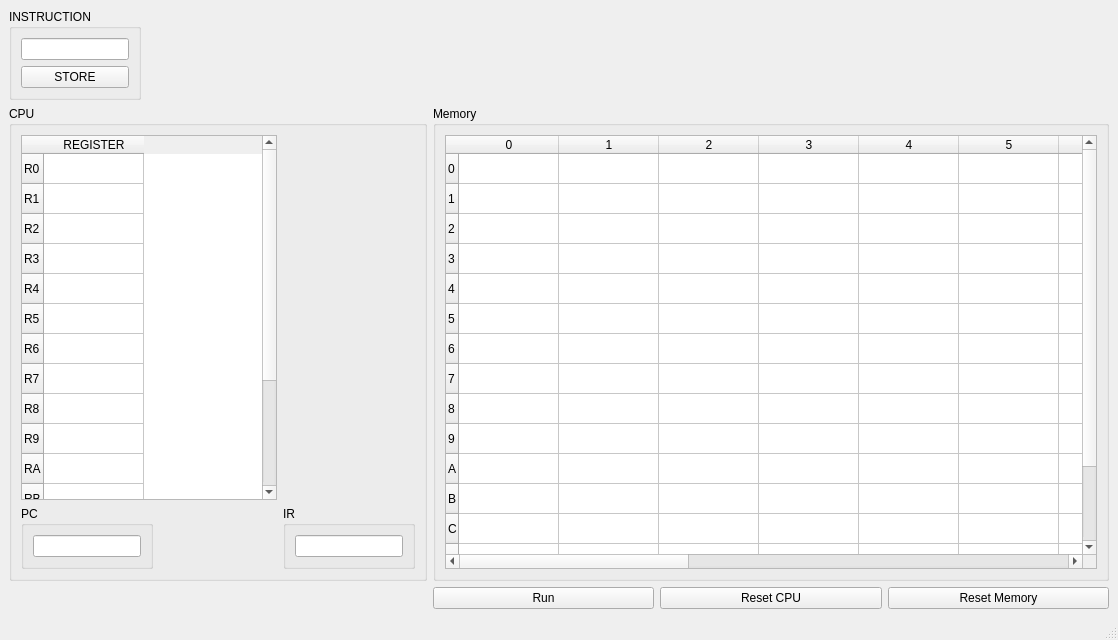
<?xml version="1.0" encoding="UTF-8"?>
<ui version="4.0">
 <class>MainWindow</class>
 <widget class="QMainWindow" name="MainWindow">
  <property name="geometry">
   <rect>
    <x>0</x>
    <y>0</y>
    <width>1118</width>
    <height>640</height>
   </rect>
  </property>
  <property name="windowTitle">
   <string>MainWindow</string>
  </property>
  <widget class="QWidget" name="centralwidget">
   <layout class="QGridLayout" name="gridLayout">
    <item row="1" column="0">
     <widget class="QGroupBox" name="CPU">
      <property name="title">
       <string>CPU</string>
      </property>
      <layout class="QGridLayout" name="gridLayout_2">
       <item row="1" column="2">
        <widget class="QGroupBox" name="groupBox_3">
         <property name="sizePolicy">
          <sizepolicy hsizetype="Fixed" vsizetype="Fixed">
           <horstretch>0</horstretch>
           <verstretch>0</verstretch>
          </sizepolicy>
         </property>
         <property name="title">
          <string>PC</string>
         </property>
         <layout class="QVBoxLayout" name="verticalLayout_2">
          <item>
           <widget class="QLineEdit" name="PC">
            <property name="sizePolicy">
             <sizepolicy hsizetype="Preferred" vsizetype="Preferred">
              <horstretch>0</horstretch>
              <verstretch>0</verstretch>
             </sizepolicy>
            </property>
            <property name="readOnly">
             <bool>true</bool>
            </property>
           </widget>
          </item>
         </layout>
        </widget>
       </item>
       <item row="0" column="2">
        <widget class="QTableWidget" name="guiRegister">
         <property name="sizePolicy">
          <sizepolicy hsizetype="Preferred" vsizetype="Preferred">
           <horstretch>0</horstretch>
           <verstretch>0</verstretch>
          </sizepolicy>
         </property>
         <property name="editTriggers">
          <set>QAbstractItemView::EditTrigger::NoEditTriggers</set>
         </property>
         <row>
          <property name="text">
           <string>R0</string>
          </property>
         </row>
         <row>
          <property name="text">
           <string>R1</string>
          </property>
         </row>
         <row>
          <property name="text">
           <string>R2</string>
          </property>
         </row>
         <row>
          <property name="text">
           <string>R3</string>
          </property>
         </row>
         <row>
          <property name="text">
           <string>R4</string>
          </property>
         </row>
         <row>
          <property name="text">
           <string>R5</string>
          </property>
         </row>
         <row>
          <property name="text">
           <string>R6</string>
          </property>
         </row>
         <row>
          <property name="text">
           <string>R7</string>
          </property>
         </row>
         <row>
          <property name="text">
           <string>R8</string>
          </property>
         </row>
         <row>
          <property name="text">
           <string>R9</string>
          </property>
         </row>
         <row>
          <property name="text">
           <string>RA</string>
          </property>
         </row>
         <row>
          <property name="text">
           <string>RB</string>
          </property>
         </row>
         <row>
          <property name="text">
           <string>RC</string>
          </property>
         </row>
         <row>
          <property name="text">
           <string>RD</string>
          </property>
         </row>
         <row>
          <property name="text">
           <string>RE</string>
          </property>
         </row>
         <row>
          <property name="text">
           <string>RF</string>
          </property>
         </row>
         <column>
          <property name="text">
           <string>REGISTER</string>
          </property>
         </column>
        </widget>
       </item>
       <item row="1" column="3">
        <widget class="QGroupBox" name="groupBox_4">
         <property name="sizePolicy">
          <sizepolicy hsizetype="Maximum" vsizetype="Maximum">
           <horstretch>0</horstretch>
           <verstretch>0</verstretch>
          </sizepolicy>
         </property>
         <property name="title">
          <string>IR</string>
         </property>
         <layout class="QVBoxLayout" name="verticalLayout_3">
          <item>
           <widget class="QLineEdit" name="IR">
            <property name="readOnly">
             <bool>true</bool>
            </property>
           </widget>
          </item>
         </layout>
        </widget>
       </item>
      </layout>
     </widget>
    </item>
    <item row="1" column="1">
     <widget class="QGroupBox" name="groupBox_2">
      <property name="title">
       <string>Memory</string>
      </property>
      <layout class="QHBoxLayout" name="horizontalLayout_2">
       <item>
        <widget class="QTableWidget" name="guiMemory">
         <property name="editTriggers">
          <set>QAbstractItemView::EditTrigger::NoEditTriggers</set>
         </property>
         <row>
          <property name="text">
           <string>0</string>
          </property>
         </row>
         <row>
          <property name="text">
           <string>1</string>
          </property>
         </row>
         <row>
          <property name="text">
           <string>2</string>
          </property>
         </row>
         <row>
          <property name="text">
           <string>3</string>
          </property>
         </row>
         <row>
          <property name="text">
           <string>4</string>
          </property>
         </row>
         <row>
          <property name="text">
           <string>5</string>
          </property>
         </row>
         <row>
          <property name="text">
           <string>6</string>
          </property>
         </row>
         <row>
          <property name="text">
           <string>7</string>
          </property>
         </row>
         <row>
          <property name="text">
           <string>8</string>
          </property>
         </row>
         <row>
          <property name="text">
           <string>9</string>
          </property>
         </row>
         <row>
          <property name="text">
           <string>A</string>
          </property>
         </row>
         <row>
          <property name="text">
           <string>B</string>
          </property>
         </row>
         <row>
          <property name="text">
           <string>C</string>
          </property>
         </row>
         <row>
          <property name="text">
           <string>D</string>
          </property>
         </row>
         <row>
          <property name="text">
           <string>E</string>
          </property>
         </row>
         <row>
          <property name="text">
           <string>F</string>
          </property>
         </row>
         <column>
          <property name="text">
           <string>0</string>
          </property>
         </column>
         <column>
          <property name="text">
           <string>1</string>
          </property>
         </column>
         <column>
          <property name="text">
           <string>2</string>
          </property>
         </column>
         <column>
          <property name="text">
           <string>3</string>
          </property>
         </column>
         <column>
          <property name="text">
           <string>4</string>
          </property>
         </column>
         <column>
          <property name="text">
           <string>5</string>
          </property>
         </column>
         <column>
          <property name="text">
           <string>6</string>
          </property>
         </column>
         <column>
          <property name="text">
           <string>7</string>
          </property>
         </column>
         <column>
          <property name="text">
           <string>8</string>
          </property>
         </column>
         <column>
          <property name="text">
           <string>9</string>
          </property>
         </column>
         <column>
          <property name="text">
           <string>A</string>
          </property>
         </column>
         <column>
          <property name="text">
           <string>B</string>
          </property>
         </column>
         <column>
          <property name="text">
           <string>C</string>
          </property>
         </column>
         <column>
          <property name="text">
           <string>D</string>
          </property>
         </column>
         <column>
          <property name="text">
           <string>E</string>
          </property>
         </column>
         <column>
          <property name="text">
           <string>F</string>
          </property>
         </column>
        </widget>
       </item>
      </layout>
     </widget>
    </item>
    <item row="0" column="0">
     <widget class="QGroupBox" name="instruction">
      <property name="sizePolicy">
       <sizepolicy hsizetype="Fixed" vsizetype="Fixed">
        <horstretch>0</horstretch>
        <verstretch>0</verstretch>
       </sizepolicy>
      </property>
      <property name="title">
       <string>INSTRUCTION</string>
      </property>
      <layout class="QVBoxLayout" name="verticalLayout">
       <item>
        <widget class="QLineEdit" name="input">
         <property name="text">
          <string/>
         </property>
        </widget>
       </item>
       <item>
        <widget class="QPushButton" name="store">
         <property name="text">
          <string>STORE</string>
         </property>
        </widget>
       </item>
      </layout>
     </widget>
    </item>
    <item row="2" column="1">
     <layout class="QHBoxLayout" name="horizontalLayout">
      <item>
       <widget class="QPushButton" name="run">
        <property name="text">
         <string>Run</string>
        </property>
       </widget>
      </item>
      <item>
       <widget class="QPushButton" name="resetCPU">
        <property name="text">
         <string>Reset CPU</string>
        </property>
       </widget>
      </item>
      <item>
       <widget class="QPushButton" name="clearMemory">
        <property name="text">
         <string>Reset Memory</string>
        </property>
       </widget>
      </item>
     </layout>
    </item>
   </layout>
  </widget>
  <widget class="QStatusBar" name="statusbar"/>
  <action name="actionImport_File">
   <property name="text">
    <string>Import File</string>
   </property>
  </action>
 </widget>
 <resources/>
 <connections/>
</ui>
